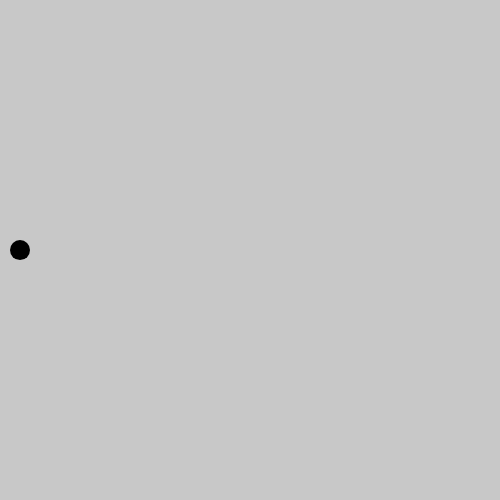
Frame 1 (no input)
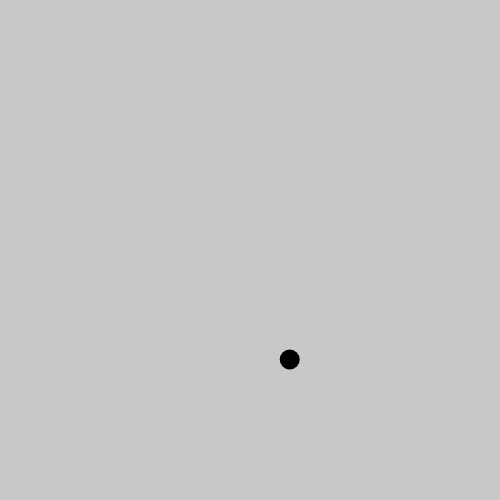
Frame 60 (no input)
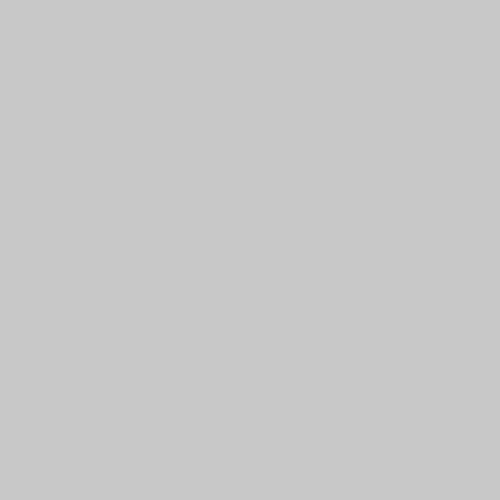
Frame 120 (the mouse pressed at the canvas centre since frame 60)

The p5.js sketch that drew these frames (run headless with seeded random() and noise() and a simulated clock; from frame 60 on, the mouse is pressed at the canvas centre):

// p5.js sketch
// ── sketch.js
var particle;
// f=ma
// f = 1 * A

function setup() {
  createCanvas(500, 500);
  particle = new Particle(createVector(10, height/2));
  particle.applyForce(createVector(10, 0));
}

function draw() {
  background(200);

  particle.applyForce(createVector(0, 0.1));
  particle.update();
  particle.display();
}

// ── particle.js
class Particle{
  constructor(loc) {
    this.loc = loc.copy();
    this.acc = createVector(0, 0);
    this.vel = createVector(0, 0);
  }

  applyForce(force) {
    this.acc.add(force);
  }

  update() {
    this.vel.add(this.acc);
    this.loc.add(this.vel);
    this.vel.mult(0.97);
    this.acc.mult(0);
  }

  display() {
    fill(0);
    noStroke();
    ellipse(this.loc.x, this.loc.y, 20, 20);
  }
}
